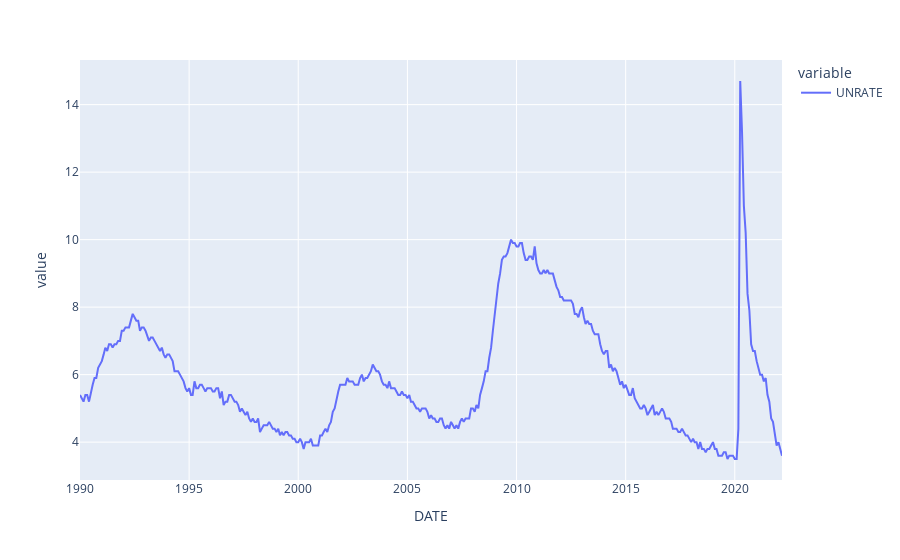

Notebook cell for this chart:
### Code cell
import plotly.express as px
fig = px.line(df1.UNRATE)
fig.show()

### Figure 1 — Plotly figure (JSON) as saved in the notebook; plotly's stock layout.template omitted (floating-point values rounded to 4 significant figures; data arrays with more than 128 entries replaced by an {"elided": "..."} marker saying what was removed)
{"data": [{"hovertemplate": "variable=UNRATE<br>DATE=%{x}<br>value=%{y}<extra></extra>", "legendgroup": "UNRATE", "line": {"color": "#636efa", "dash": "solid"}, "marker": {"symbol": "circle"}, "mode": "lines", "name": "UNRATE", "orientation": "v", "showlegend": true, "type": "scatter", "x": {"elided": "387 str values"}, "xaxis": "x", "y": {"elided": "387 float values"}, "yaxis": "y"}], "layout": {"legend": {"title": {"text": "variable"}, "tracegroupgap": 0}, "margin": {"t": 60}, "xaxis": {"anchor": "y", "domain": [0, 1], "title": {"text": "DATE"}}, "yaxis": {"anchor": "x", "domain": [0, 1], "title": {"text": "value"}}}}
